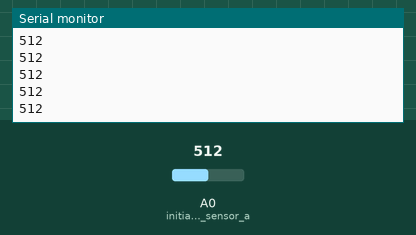
Simulated run of this sketch. Board: Arduino Uno, built with avr-gcc and run on an emulated ATmega328P. Shown: the last lines printed to the serial monitor. The test bench sets the inputs (shaded band); at power-on: A0 (initialize_Right_sensor_a) = 512.

Above: at 1.2 s.
1.3 s: A0 (initialize_Right_sensor_a) set to 716
At 1.9 s:
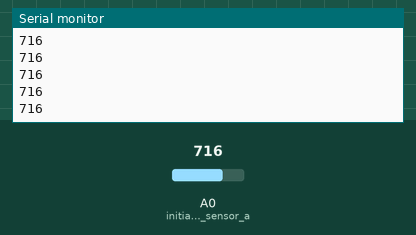
2.8 s: A0 (initialize_Right_sensor_a) set to 900
At 3.4 s:
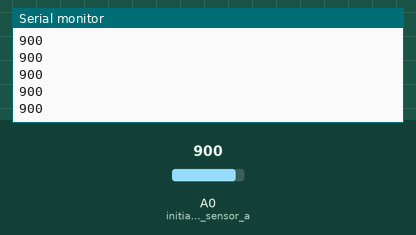
Timing chart, 0 to 5.8 s (numbered marks = the images above; inputs shaded):
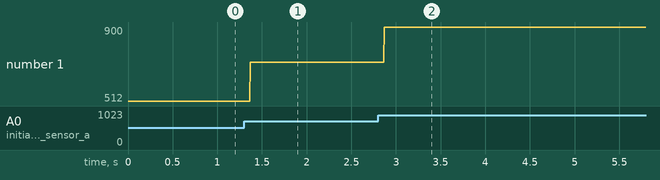

The sketch:

Line_Flower.ino
```cpp
/*
 * Forbiddenbit.com
 */
void setup() {
  Serial.begin(9600);
pinMode(A0, INPUT); // initialize Right sensor as an inut

}

void loop() {

  int SENSOR = analogRead(A0);

  Serial.println(SENSOR);
}
```

Measured:
- after the input at 1.3 s, the serial monitor: prints a new line after 0.07 s (image 1)
- after the input at 2.8 s, the serial monitor: prints a new line after 0.07 s (image 2)
- plotted number 1: 512 → 716 after the input at 1.3 s, 716 → 900 after the input at 2.8 s
